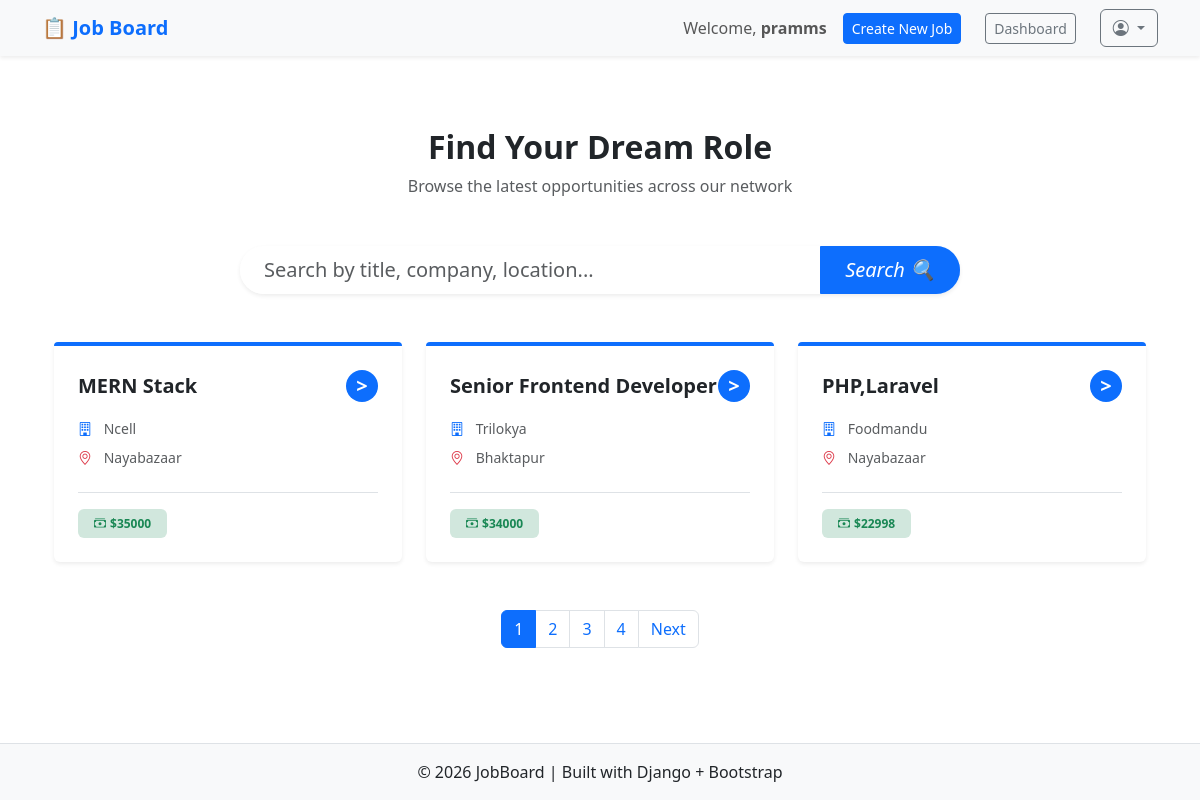
The app's page / (signed in) with its own data.
### job/models.py (models this page shows, shortened)
class Job(models.Model):
    title = models.CharField(max_length=200)
    description = models.TextField()
    company = models.CharField(max_length=200)
    location = models.TextField()
    salary = models.PositiveBigIntegerField()
    posted_by = models.ForeignKey(User,on_delete=models.CASCADE,related_name="jobs")
    created_at = models.DateTimeField(auto_now_add=True)

### job/views.py (the view)
# urls.py: path("",views.JobListView.as_view(),name="job-list"),
class JobListView(ListView):
    model = Job
    template_name = "job_list.html"
    context_object_name = "jobs"
    paginate_by = 3
    def get_queryset(self):
        queryset = Job.objects.all().order_by("-created_at")
        query = self.request.GET.get("q")
        if query:
            queryset = queryset.filter(
                Q(title__icontains=query)|
                Q(location__icontains=query)|
                Q(company__icontains=query)
            )
        return queryset

### templates/job_list.html (shortened to what this page needs)
{% extends "base.html" %}
{% block content %}
<div class="container py-5">
    <div class="mb-5 text-center">
        <h2 class="fw-bold text-dark">Find Your Dream Role</h2>
        <p class="text-muted">Browse the latest opportunities across our network</p>
    </div>
    <div class="row justify-content-center mb-5">
        <div class="col-lg-8">
            <form action="" method="get">
                <div class="input-group input-group-lg shadow-sm border-0 rounded-pill overflow-hidden">
                    <input type="text" name="q" class="form-control border-0 ps-4"
                        placeholder="Search by title, company, location..." value="{{ request.GET.q }}">
                    <button type="submit" class="btn btn-primary px-4">
                        <i>Search 🔍</i>
                    </button>
                </div>
            </form>
        </div>
    </div>
    <div class="row row-cols-1 row-cols-md-3 g-4">
        {% for job in jobs %}
        <div class="col">
            <div class="card h-100 border-0 shadow-sm transition-card position-relative">
                <div class="border-top border-4 border-primary rounded-top"></div>
                <div class="card-body p-4">
                    <h5 class="card-title fw-bold mb-3 d-flex justify-content-between align-items-center">
                        <a href="{% url 'job-detail' job.pk %}" class="text-decoration-none text-dark stretched-link">
                            {{ job.title }}
                        </a>
                        <span
                            class="d-inline-flex align-items-center justify-content-center bg-primary text-white rounded-circle"
                            style="width: 32px; height: 32px; cursor: pointer;">
                            &gt;
                        </span>
                    </h5>
                    <div class="d-flex flex-column gap-2 mb-4 text-muted">
                        <div class="small">
                            <i class="bi bi-building me-2 text-primary"></i> {{ job.company }}
                        </div>
                        <div class="small">
                            <i class="bi bi-geo-alt me-2 text-danger"></i> {{ job.location }}
                        </div>
                    </div>
                    <div class="d-flex align-items-center justify-content-between mt-auto pt-3 border-top">
                        <span class="badge bg-success-subtle text-success px-3 py-2">
                            <i class="bi bi-cash-stack me-1"></i>${{ job.salary }}
                        </span>
                    </div>
                </div>
            </div>
        </div>
        {% endfor %}
    </div>
    <nav aria-label="Job pagination" class="mt-5">
        <ul class="pagination justify-content-center">
            {% for i in page_obj.paginator.page_range %}
            <li class="page-item {% if i == page_obj.number %}active{% endif %}">
                <a href="?page={{ i }}{% if request.GET.q %}&q={{ request.GET.q }}{% endif %}" class="page-link">{{ i }}</a>
            </li>
            {% endfor %}
            {% if page_obj.has_next %}
            <li class="page-item">
                <a href="?page={{ page_obj.next_page_number }}{% if request.GET.q %}&q={{ request.GET.q }}{% endif %}"
                    class="page-link rounded-end">Next</a>
            </li>
            {% endif %}
        </ul>
    </nav>
</div>
{% endblock content %}

### templates/base.html (shortened to what this page needs)
<!doctype html>
<html lang="en" data-bs-theme="light">
<head>
    <link href="https://cdn.jsdelivr.net/npm/bootstrap@5.3.8/dist/css/bootstrap.min.css" rel="stylesheet">
    <link href="https://cdn.jsdelivr.net/npm/bootstrap-icons/font/bootstrap-icons.css" rel="stylesheet">
</head>
<body>
    <nav class="navbar navbar-expand-lg bg-body-tertiary shadow-sm sticky-top">
        <div class="container">
            <a class="navbar-brand text-primary fw-bold" href="/">📋 Job Board</a>
            <div class="collapse navbar-collapse" id="navbarContent">
                <div class="ms-auto d-flex align-items-center gap-3">
                    {% if user.is_authenticated %}
                        <span class="navbar-text">Welcome, <strong>{{ user.username }}</strong></span>
                    {% if user.profile.role == "employer" %}
                        <a href="{% url 'create' %}" class="btn btn-primary btn-sm me-2">Create New Job</a>
                    {% endif %}
                        <a href="{% url 'dashboard' %}" class="btn btn-outline-secondary btn-sm me-2">Dashboard</a>
                    <div class="dropdown">
                        <a class="btn btn-outline-secondary dropdown-toggle" href="#" data-bs-toggle="dropdown">
                            <i class="bi bi-person-circle"></i>
                        </a>
                    </div>
                    {% else %}
                    <a href="{% url 'login' %}" class="btn btn-primary btn-sm">Login</a>
                    <a href="{% url 'signup' %}" class="btn btn-outline-secondary btn-sm">Signup</a>
                    {% endif %}
                </div>
            </div>
        </div>
    </nav>
    <main class="container py-4">
        {% block content %}
        {% endblock content %}
    </main>
    <footer class="bg-body-tertiary text-center py-3 border-top">
        <p class="mb-0">© 2026 JobBoard | Built with Django + Bootstrap</p>
    </footer>
</body>
</html>

### templates/base.html (style rules this page uses)
body { min-height: 100vh; display: flex; flex-direction: column; }
main { flex: 1; }

### templates/job_list.html (style rules this page uses)
.transition-card { transition: all 0.3s ease; }

### records on screen
Job: title "MERN Stack", company "Ncell", location "Nayabazaar", salary "35000"
Job: title "Senior Frontend Developer", company "Trilokya", location "Bhaktapur", salary "34000"
Job: title "PHP,Laravel", company "Foodmandu", location "Nayabazaar", salary "22998"

### other values on screen
{{ user.username }} "pramms"
{{ i }} "1" "2" "3" "4"
